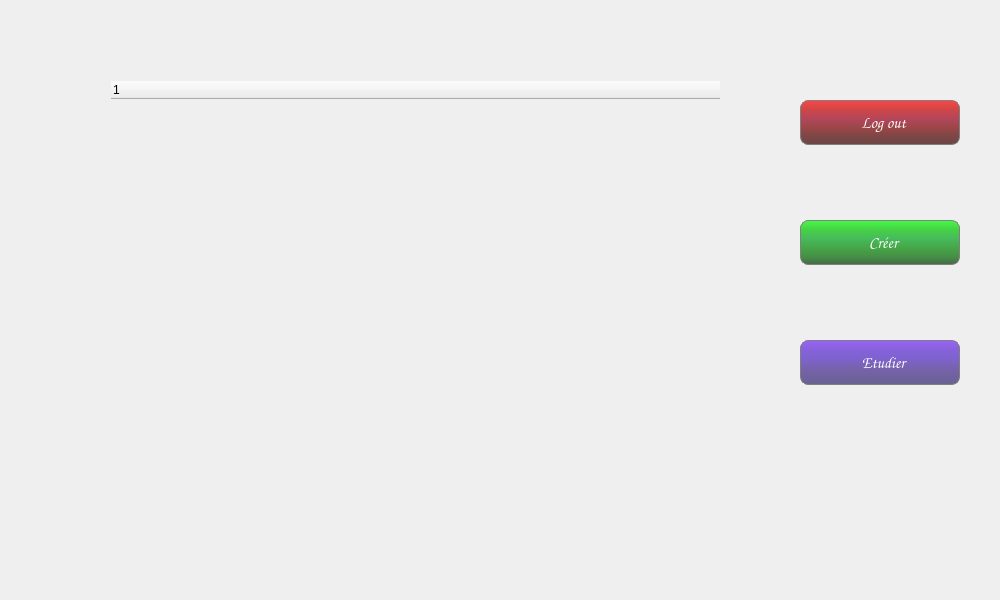
<?xml version="1.0" encoding="UTF-8"?>
<ui version="4.0">
 <class>Dialog</class>
 <widget class="QDialog" name="Dialog">
  <property name="geometry">
   <rect>
    <x>0</x>
    <y>0</y>
    <width>1000</width>
    <height>600</height>
   </rect>
  </property>
  <property name="windowTitle">
   <string>Explorateur</string>
  </property>
  <property name="windowIcon">
   <iconset>
    <normaloff>images/home.png</normaloff>images/home.png</iconset>
  </property>
  <property name="styleSheet">
   <string notr="true">QMainWindow{
background-color :qlineargradient(spread:pad, x1:0, y1:0, x2:1, y2:1, stop:0 rgba(255, 255, 255, 255), stop:0.905028 rgba(200, 190, 255, 255));} 
</string>
  </property>
  <widget class="QPushButton" name="loginButton">
   <property name="geometry">
    <rect>
     <x>800</x>
     <y>100</y>
     <width>160</width>
     <height>45</height>
    </rect>
   </property>
   <property name="font">
    <font>
     <family>Comic Sans MS</family>
     <pointsize>12</pointsize>
    </font>
   </property>
   <property name="styleSheet">
    <string notr="true">QPushButton{
background-color:qlineargradient(spread:pad, x1:0, y1:0, x2:0, y2:1, stop:0 rgba(255, 0, 0, 180), stop:0.219101 rgba(193, 0, 0, 180), stop:0.41573 rgba(154, 0, 32, 180), stop:0.629213 rgba(120, 0, 0, 180), stop:0.803371 rgba(80, 0, 0, 180), stop:1 rgba(53, 0, 0, 180));
color:white;
border: 1px solid gray; 
border-radius: 8px; 
padding: 0 8px; 
selection-background-color: darkgray; }</string>
   </property>
   <property name="text">
    <string>  Log out</string>
   </property>
   <property name="icon">
    <iconset>
     <normalon>images/logout.png</normalon>
    </iconset>
   </property>
   <property name="iconSize">
    <size>
     <width>30</width>
     <height>30</height>
    </size>
   </property>
  </widget>
  <widget class="QPushButton" name="createButton">
   <property name="geometry">
    <rect>
     <x>800</x>
     <y>220</y>
     <width>160</width>
     <height>45</height>
    </rect>
   </property>
   <property name="font">
    <font>
     <family>Comic Sans MS</family>
     <pointsize>12</pointsize>
    </font>
   </property>
   <property name="styleSheet">
    <string notr="true">QPushButton{
background-color:qlineargradient(spread:pad, x1:0, y1:0, x2:0, y2:1, stop:0 rgba(0, 255, 0, 180), stop:0.219101 rgba(0, 195, 0, 180), stop:0.41573 rgba(0, 165, 32, 180), stop:0.629213 rgba(0, 135, 0, 180), stop:0.820225 rgba(0, 103, 0, 180), stop:1 rgba(0, 51, 0, 180));
color:white;
border: 1px solid gray; 
border-radius: 8px; 
padding: 0 8px; 
selection-background-color: darkgray; }</string>
   </property>
   <property name="text">
    <string>  Créer</string>
   </property>
   <property name="icon">
    <iconset>
     <normalon>images/createButton.png</normalon>
    </iconset>
   </property>
   <property name="iconSize">
    <size>
     <width>30</width>
     <height>30</height>
    </size>
   </property>
  </widget>
  <widget class="QPushButton" name="studyButton">
   <property name="geometry">
    <rect>
     <x>800</x>
     <y>340</y>
     <width>160</width>
     <height>45</height>
    </rect>
   </property>
   <property name="font">
    <font>
     <family>Comic Sans MS</family>
     <pointsize>12</pointsize>
    </font>
   </property>
   <property name="styleSheet">
    <string notr="true">QPushButton{
background-color:qlineargradient(spread:pad, x1:0, y1:0, x2:0, y2:1, stop:0 rgba(94, 0, 255, 150), stop:0.219101 rgba(60, 0, 204, 150), stop:0.41573 rgba(48, 0, 184, 150), stop:0.623596 rgba(37, 0, 129, 150), stop:0.769663 rgba(28, 0, 108, 150), stop:1 rgba(10, 0, 80, 150));
color:white;
border: 1px solid gray; 
border-radius: 8px; 
padding: 0 8px; 
selection-background-color: darkgray; }</string>
   </property>
   <property name="text">
    <string>  Etudier</string>
   </property>
   <property name="icon">
    <iconset>
     <normalon>images/study.png</normalon>
    </iconset>
   </property>
   <property name="iconSize">
    <size>
     <width>30</width>
     <height>30</height>
    </size>
   </property>
  </widget>
  <widget class="QTreeWidget" name="coursesView">
   <property name="geometry">
    <rect>
     <x>110</x>
     <y>80</y>
     <width>611</width>
     <height>371</height>
    </rect>
   </property>
   <property name="font">
    <font>
     <family>Comic Sans MS</family>
    </font>
   </property>
   <property name="styleSheet">
    <string notr="true">QTreeWidget{
background-color: rgba(255, 255, 255, 0);
}</string>
   </property>
   <column>
    <property name="text">
     <string notr="true">1</string>
    </property>
   </column>
  </widget>
 </widget>
 <resources/>
 <connections/>
</ui>
